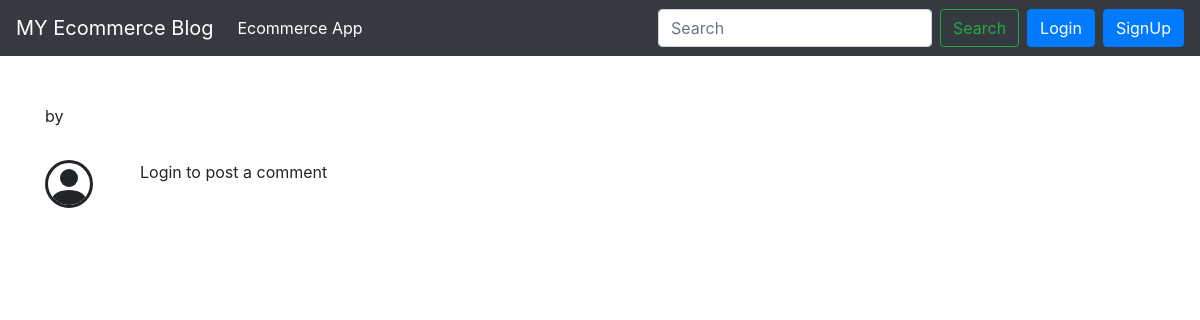
The app's page /blog/firstPost/, older data.
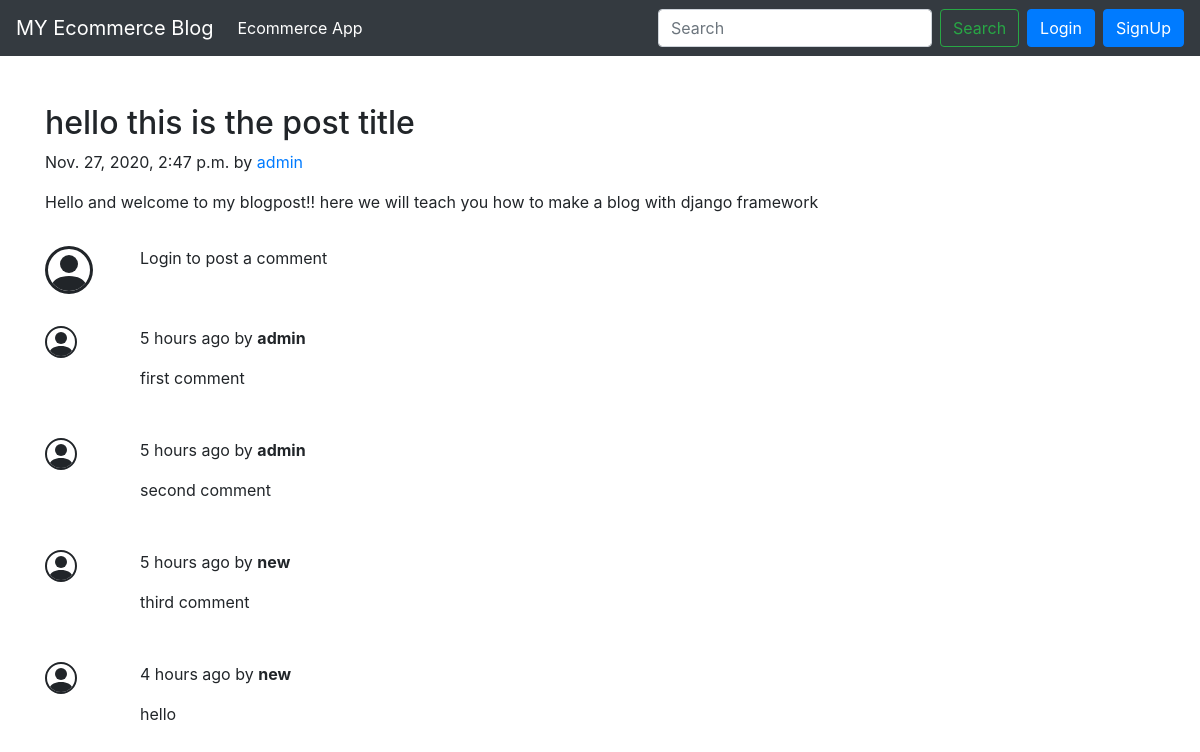
The same page, newer data.
### blog/models.py (models this page shows, shortened)
class Post(models.Model):
    title = models.CharField(max_length=200)
    slug = models.CharField(max_length=200)
    content = models.TextField()
    timestamp = models.DateTimeField(auto_now_add=True)
    author = models.CharField(max_length=100)

class BlogComment(models.Model):
    comment = models.TextField()
    user = models.ForeignKey(User, on_delete=models.CASCADE)
    post = models.ForeignKey(Post, on_delete=models.CASCADE)
    parent = models.ForeignKey('self', on_delete=models.CASCADE, null=True)
    timestamp = models.DateTimeField(auto_now_add=True)

### blog/views.py (the view)
# urls.py: 2. Add a URL to urlpatterns:  path('blog/', include('blog.urls'))
def blog(request, slug):
    post = Post.objects.filter(slug=slug).first()
    comments = BlogComment.objects.all()
    context = {'post': post , 'comments' : comments, 'user':request.user}
    return render(request, 'blog/blogpost.html', context)

### ecommerce/templates/blog/blogpost.html (shortened to what this page needs)
{% extends 'blog/blogbase.html' %}
{% load humanize %}
{% block body %}
<div class="container my-5">
    <div class="blog-post">
        <h2 class="blog-post-title">{{post.title}}</h2>
        <p class="blog-post-meta">{{post.timestamp}} by <a href="#"> {{post.author}} </a></p>
        <p> {{post.content}}</p>
        <div class="row">
            {% if user.is_authenticated %}
            <div class="col-md-1 my-3">
                <svg width="3em" height="3em" viewBox="0 0 16 16" class="bi bi-person-circle" fill="currentColor"
                    xmlns="http://www.w3.org/2000/svg">
                    <path
                        d="M13.468 12.37C12.758 11.226 11.195 10 8 10s-4.757 1.225-5.468 2.37A6.987 6.987 0 0 0 8 15a6.987 6.987 0 0 0 5.468-2.63z" />
                    <path fill-rule="evenodd" d="M8 9a3 3 0 1 0 0-6 3 3 0 0 0 0 6z" />
                    <path fill-rule="evenodd"
                        d="M8 1a7 7 0 1 0 0 14A7 7 0 0 0 8 1zM0 8a8 8 0 1 1 16 0A8 8 0 0 1 0 8z" />
                </svg>
            </div>
            <div class="col-md-11 my-3">
                <form action="/blog/blogpost/postcomment/" method="POST">
                    {% csrf_token %}
                    <input type="text" name="comment" class="form-control my-2" placeholder="Comment Here" id="comment">
                    <input type="hidden" value="{{post.id}}" name="postno">
                    <input type="submit" class="btn btn-warning" value="Post">
                </form>
            </div>
            {% else %}
            <div class="col-md-1 my-3">
            </div>
            <div class="col-md-11 my-3">
                <p>Login to post a comment</p>
            </div>
    {% endif %}
            {% for comment in comments %}
            <div class="col-md-1 my-3">
            </div>
            <div class="col-md-11 my-3">
                <p>{{comment.timestamp| naturaltime}}<span> by <strong>{{comment.user}}</strong></span></p>
                <p>{{comment.comment}}</p>
            </div>
            {% endfor %}
        </div>
    </div>
    {% endblock body %}

### ecommerce/templates/blog/blogbase.html (shortened to what this page needs)
<!doctype html>
<html lang="en">
  <head>
    <link rel="stylesheet" href="https://cdn.jsdelivr.net/npm/bootstrap@4.5.3/dist/css/bootstrap.min.css">
  </head>
  <body>
    <nav class="navbar navbar-expand-lg navbar-dark bg-dark">
        <a class="navbar-brand" href="/blog/">MY Ecommerce Blog</a>
        <div class="collapse navbar-collapse" id="navbarSupportedContent">
          <ul class="navbar-nav mr-auto">
            <li class="nav-item active">
              <a class="nav-link" href="/shop/">Ecommerce App <span class="sr-only">(current)</span></a>
            </li>
          </ul>
          <form class="form-inline my-2 my-lg-0" action="/blog/blogpost/search/">
            <input class="form-control mr-sm-2" type="search" placeholder="Search" aria-label="Search" id="query" name="query">
            <button class="btn btn-outline-success my-2 my-sm-0" type="submit">Search</button>
          </form>
          {% if user.is_authenticated %}
            <div class="dropdown mx-2">
              <button class="btn btn-primary dropdown-toggle" type="button" id="dropdownMenu2" data-toggle="dropdown" aria-haspopup="true" aria-expanded="false">
                <strong class="text-white mx-2"> Welcome {{user.username}}</strong>
              </button>
              <div class="dropdown-menu" aria-labelledby="dropdownMenu2">
                <a href="/blog/blogpost/handlelogout/"><button class="dropdown-item" type="button">Logout</button></a>
              </div>
            </div>
          </div>
          {% else %}
          <button type="button" class="btn btn-primary mx-2" data-toggle="modal" data-target="#login">Login</button>
          <button type="button" class="btn btn-primary" data-toggle="modal" data-target="#signup">SignUp</button>
          {% endif %}
        </div>
      </nav>
    {% block body %}
    {% endblock %}
  </body>
</html>

Row changes from the older to the newer data that the page shows:
added Post: title "hello this is the post title", timestamp "Nov. 27, 2020, 2:47 p.m.", author "admin", content "Hello and welcome to my blogpost!! here we will teach you how to make a blog with django framework"
added BlogComment: timestamp "5 hours ago", user "admin", comment "first comment"
added BlogComment: timestamp "5 hours ago", user "admin", comment "second comment"
added BlogComment: timestamp "5 hours ago", user "new", comment "third comment"
added BlogComment: timestamp "4 hours ago", user "new", comment "hello"
